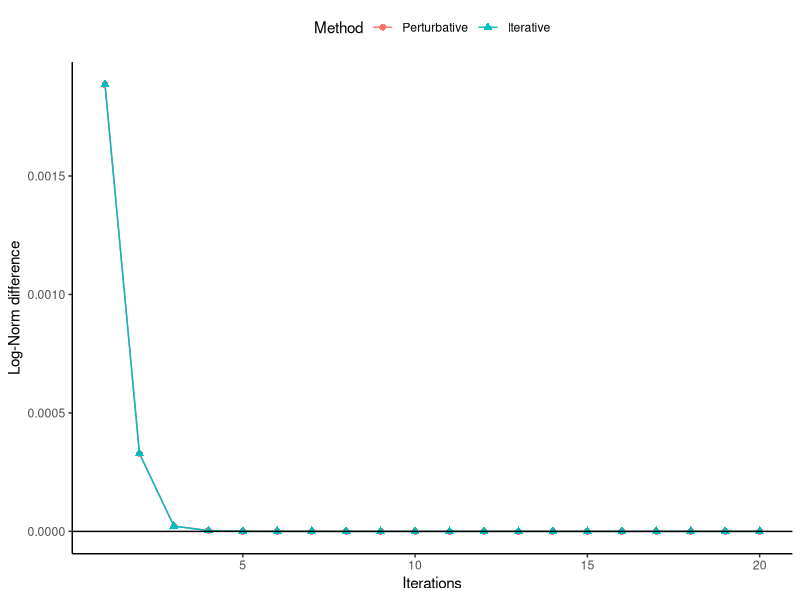

Generate this figure with R:
#!/usr/bin/env R

library(plyr)
library(reshape)
library(ggplot2)

alldata <- read.table('fixedpoint.txt',sep='\t',header=FALSE,skip=0)
mydata <- alldata[2:(dim(alldata)[1]),]
numerr <- alldata[1,2]
names(mydata) <- c("Perturbative","Iterative")
dims <- dim(mydata)
newdata <- melt(mydata)
newdata$x <- c(1L:dims[1], 1L:dims[1])
newdata$value <- newdata$value
horizontal <- numerr

myplot <- ggplot(newdata, aes(x=x,y=value,colour=variable,shape=variable))
myplot <- myplot + geom_line(size=0.5) + geom_point(size=2.0)

myplot <- myplot + scale_color_discrete(name="Method",
       breaks=c("Perturbative","Iterative"),
       labels=c("Perturbative","Iterative"))
myplot <- myplot + scale_shape_discrete(name="Method",
       breaks=c("Perturbative","Iterative"),
       labels=c("Perturbative","Iterative"))

myplot <- myplot + xlab("Iterations") + ylab("Log-Norm difference")
myplot <- myplot + theme(legend.position="top")

myplot <- myplot + geom_hline(aes(yintercept=horizontal))
myplot <- myplot + theme(panel.grid.major = element_blank())
myplot <- myplot + theme(panel.grid.minor = element_blank())
myplot <- myplot + theme(panel.background = element_blank())
myplot <- myplot + theme(axis.line = element_line(colour = "black"))

ggsave(myplot,file='fixedpointerror.eps',width=3.5,height=4,units="in",dpi=500)
